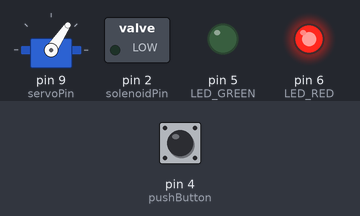
This sketch was run on a simulated Arduino Uno, built with avr-gcc and run on an emulated ATmega328P. Shown: servo, switched loads named in the sketch (green lamp = pin HIGH), output pins drawn as LEDs (lit = HIGH). The test bench sets the inputs (shaded band); at power-on: pin 4 (pushButton) HIGH. What the sketch prints to the serial monitor is not drawn.

Above: at 1.2 s.
1.3 s: pin 4 (pushButton) pulled LOW for 0.15 s
At 1.55 s:
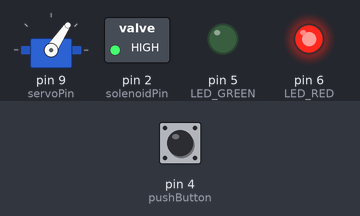
At 2.9 s:
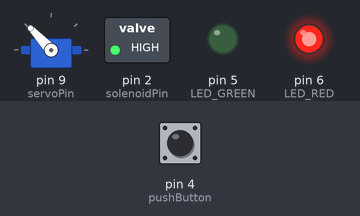
Timing chart, 0 to 13.2 s (numbered marks = the images above; inputs shaded):
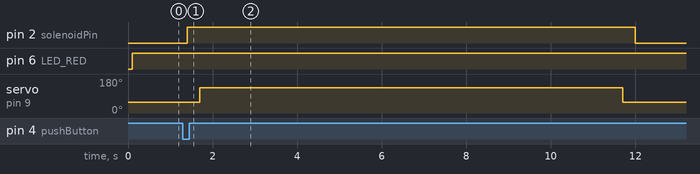

Measured:
- after the input at 1.3 s, pin 2 (solenoidPin): LOW → HIGH after 0.10 s, → LOW 10.6 s later; servo on pin 9 (servoPin): 56° → 133° after 0.40 s, → 56° 10.0 s later

The sketch:

BackDoor_Final.ino
```cpp
//SOLENOID DEFINE
#define solenoidPin 2

//SOLENOID VARIABLE - (EMPTY)

//LED & PUSH BUTTON  DEFINE
#define LED_GREEN 5 //digital //Note OFF(HIGH), ON(LOW)
#define LED_RED 6 //digital
#define pushButton 4

//LED & PUSH BUTTON VARIABLE
int pushButtonStatus = 0;

//SERVOMOTOR DEFINE
#include <Servo.h>
#define servoPin 9

//SERVOMOTOR VIARIABLE
int signalDuration =0;

//SERVOMOTOR Object
Servo myServo;


void setup() {
  Serial.begin(9600);

  //LED & PUSH BUTTON
  pinMode(LED_GREEN, OUTPUT);
  pinMode(LED_RED, OUTPUT);
  pinMode(pushButton, INPUT);

  //SOLENOID
  pinMode(solenoidPin, OUTPUT); //note that high means unlock, low means lock

  //SERVOMOTOR
  myServo.attach(servoPin);
  myServo.writeMicroseconds(1120); //default close door
}

void loop() {
  //PUSH BUTTON
  pushButtonStatus = digitalRead(pushButton);
  Serial.print(pushButtonStatus);
  delay(100);

  //if normal
  digitalWrite(LED_GREEN, LOW);
  digitalWrite(LED_RED, HIGH);
  if ( pushButtonStatus == 0){
    digitalWrite(solenoidPin, HIGH);
    delay(300);
    myServo.writeMicroseconds(1920);
    delay(10000);
    myServo.writeMicroseconds(1120);
    delay(300);
    digitalWrite(solenoidPin, LOW);
  }

  //if locked
  /*digitalWrite(LED_GREEN, HIGH);
  digitalWrite(LED_RED, LOW);
  myServo.writeMicroseconds(1920); */
}
```
